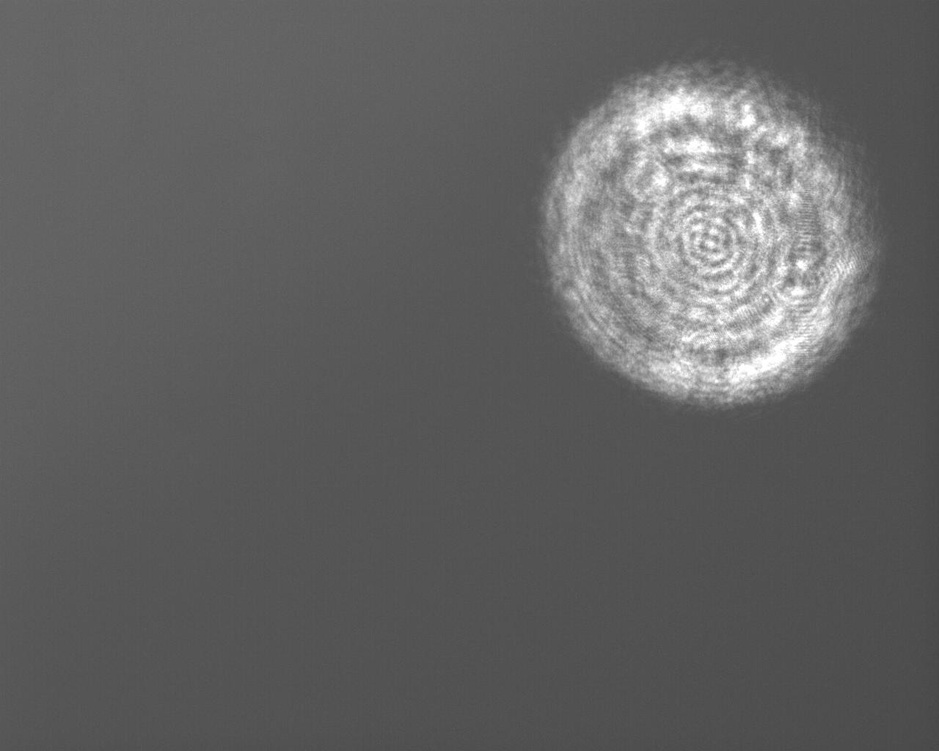
#> input picture data/Z000.jpg, 939 x 751 px, shrunk from 1280 x 1024 before the run
$ python -i mcode.py   (imports and definitions only)
#> lines starting #> are read from the running program, lines starting #| are printed output that depends on the picture; after the words box and inside, x2 and y2 are one past the last pixel; in counts of white or black regions, pixels touching at a corner belong together
import cv2 as cv
import functools
from matplotlib import pyplot as p, cm, colors
import time
import numpy as np
from numpy import *
from PIL import Image
from matplotlib import pyplot as plt
import os
from scipy import optimize
import xlwt


# 第2次程序
# ----上面中心坐标不对，hough单独的程序坐标是对的，所以中心坐标程序用hough的，后面光强值用原图取。-------

def Nihe(name):
    # 2.灰度化、中值滤波、边缘检测
#> called with name = 'data/Z000.jpg'
    img = cv.imread(name)  # 读取图片，灰度化
#> img is the input picture: shape (751, 939, 3); min 69, max 255, mean 97.8
    gray = cv.cvtColor(img, cv.COLOR_BGR2GRAY)
    img = cv.blur(img, (5, 5))  # 均值模糊，滤波作用
    double__otsu_threshold, src = cv.threshold(gray, 100, 255, cv.THRESH_BINARY + cv.THRESH_OTSU)  # 阈值化处理
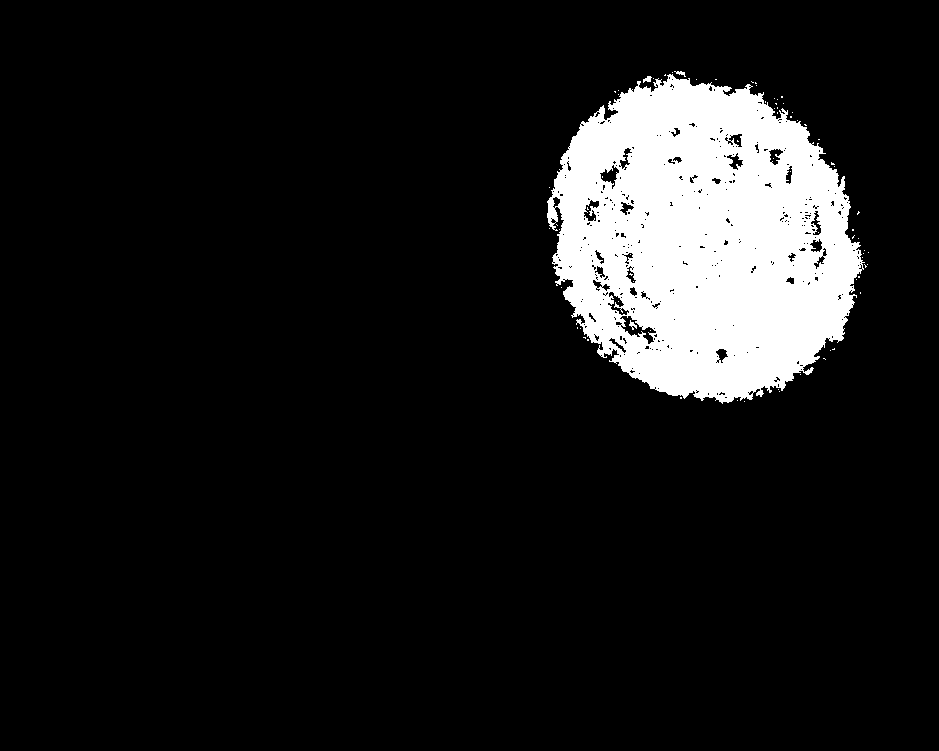
#> src: shape (751, 939); 10.4% white; 73 white regions (69 under 20 px), largest, box (x1, y1, x2, y2) and area: (547, 74, 865, 404) 73224, (643, 76, 652, 83) 38, (629, 320, 637, 330) 36, (674, 71, 686, 77) 32
#> double__otsu_threshold = 133
    edges = cv.Canny(src, 0, 255)
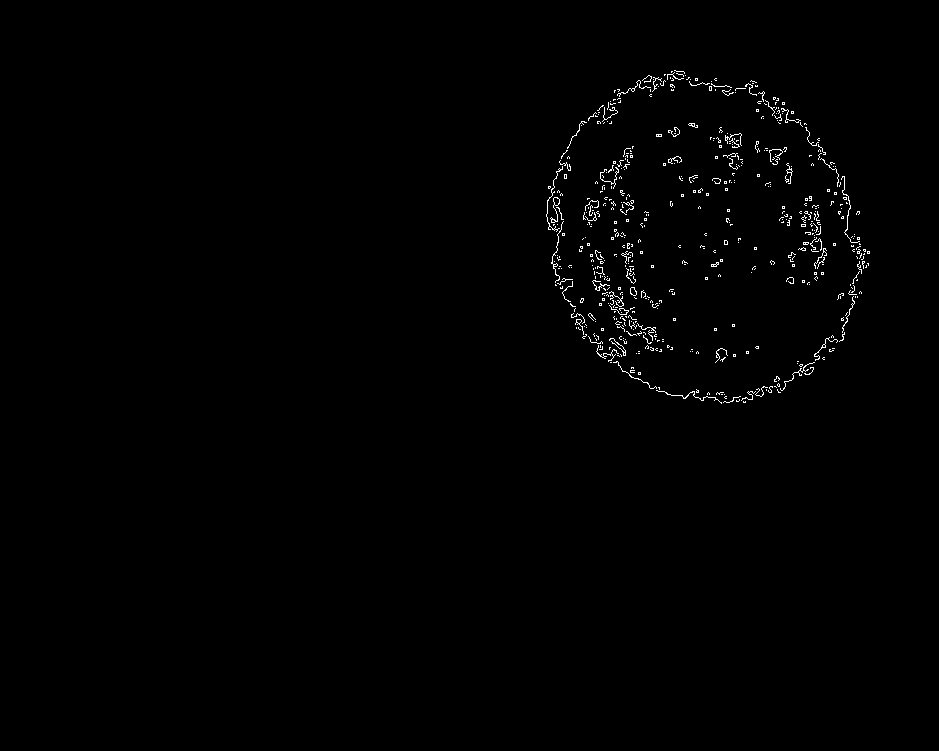
#> edges: shape (751, 939); 0.73% white in thin lines or dots, all inside (x1, y1, x2, y2) = (546, 70, 870, 404)

    # 3.获取中心坐标
    x = []
    y = []
    for i in range(len(edges)):
        for j in range(len(edges[0])):
            if edges[i][j] != 0:
                x.append(i)
                y.append(j)
#> after the loop, x = 5126 values from 70 to 403; y = 5126 values, max 869 at index 2881, min 546 at index 2181, mean 693.7
    basename = 'arc'

    # 质心坐标
    x_m = mean(x)
#> x_m = 235
    y_m = mean(y)
#> y_m = 693.7
    def countcalls(fn):
        "decorator function count function calls "

        @functools.wraps(fn)
        def wrapped(*args):
            wrapped.ncalls += 1
            return fn(*args)

        wrapped.ncalls = 0
        return wrapped

    def calc_R(xc, yc):

        return sqrt((x - xc) ** 2 + (y - yc) ** 2)

    @countcalls
    def f_2(c):
        Ri = calc_R(*c)
        return Ri - Ri.mean()
    # 圆心估计
    center_estimate = x_m, y_m
#> center_estimate = (235, 693.7)
    center_2, _ = optimize.leastsq(f_2, center_estimate)
#> in f_2, `Ri = calc_R(*c)`: Ri = 5126 values, max 182 at index 4318, min 10.38 at index 2563, mean 124.9
#> center_2 = [242.1, 707.6]
    xc_2, yc_2 = center_2
#> xc_2 = 242.1; yc_2 = 707.6
    Ri_2 = calc_R(xc_2, yc_2)
#> Ri_2 = 5126 values, max 178.6 at index 303, min 5.26 at index 2758, mean 126.3
    # 拟合圆的半径
    R_2 = Ri_2.mean()
#> R_2 = 126.3
    residu_2 = sum((Ri_2 - R_2) ** 2)
#> residu_2 = 5872683.2
    residu2_2 = sum((Ri_2 ** 2 - R_2 ** 2) ** 2)
#> residu2_2 = 3.16e+11
    ncalls_2 = f_2.ncalls
#> ncalls_2 = 24

    # 4.输出中心坐标
    # print(xc_2, yc_2)  # 中心坐标，输出的顺序是y,x

    # 5.输入中心点坐标，并显示中心点的像素值
    # xx = int(yc_2)  # x,y转换中心坐标对了
    # yy = int(xc_2)
    xx = yc_2      # x,y转换中心坐标对了
#> xx = 707.6
    yy = xc_2
#> yy = 242.1
    # [14 lines of commented-out code are left out]
    cy, cx, r = yy, xx, 5
#> cy = 242.1; cx = 707.6; r = 5
    # Create a grid of indices
    y, x = np.ogrid[:img.shape[0], :img.shape[1]]
#> y = 751 values from 0 to 750
    # Create a mask where the condition is True
    mask = ((y - cy) ** 2 + (x - cx) ** 2) <= r ** 2
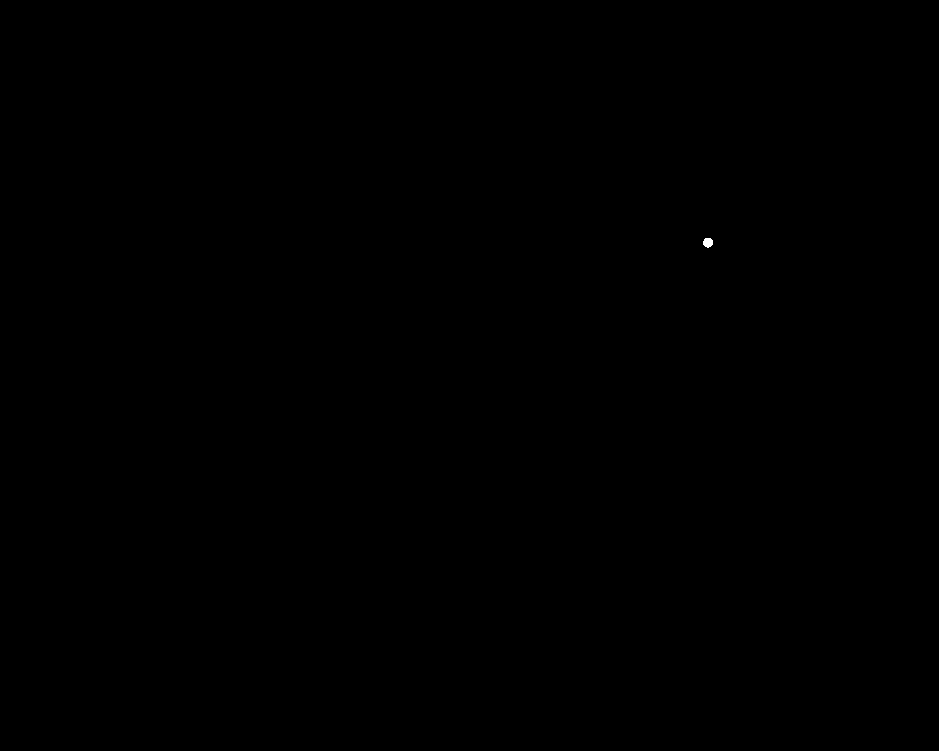
#> mask: shape (751, 939) bool; 0.01% white; 1 white region, box (x1, y1, x2, y2) and area: (703, 238, 713, 248) 79
    # Apply the mask to the image
    roi = img[mask]
#> roi = 79 rows, first 8: [178, 178, 178], [178, 178, 178], [180, 180, 180], [182, 182, 182], [184, 184, 184], [182, 182, 182], [182, 182, 182], [185, 185, 185]
    return np.mean(roi)

>>> result = Nihe('data/Z000.jpg')
#> result = 203.6

$ run again, on data/Z001.jpg
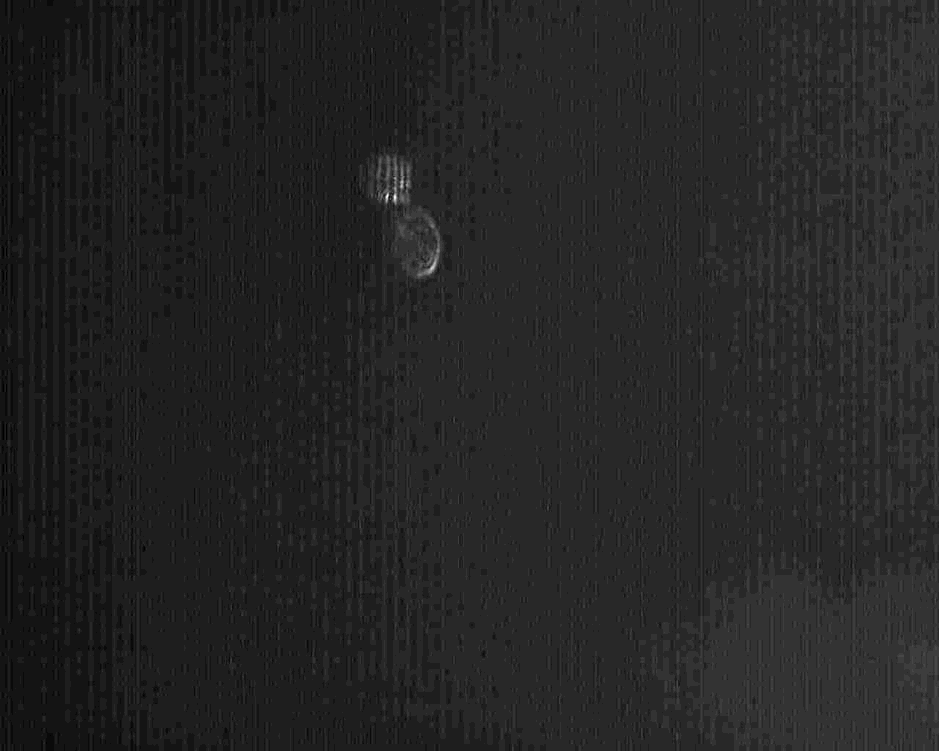
#> input picture data/Z001.jpg, 939 x 751 px, shrunk from 1280 x 1024 before the run
#> in Nihe, img is the input picture: shape (751, 939, 3); min 3, max 28, mean 6.6
#> in Nihe, `double__otsu_threshold, src = cv.threshold(gray, 100, 255, cv.THRESH_B..`:
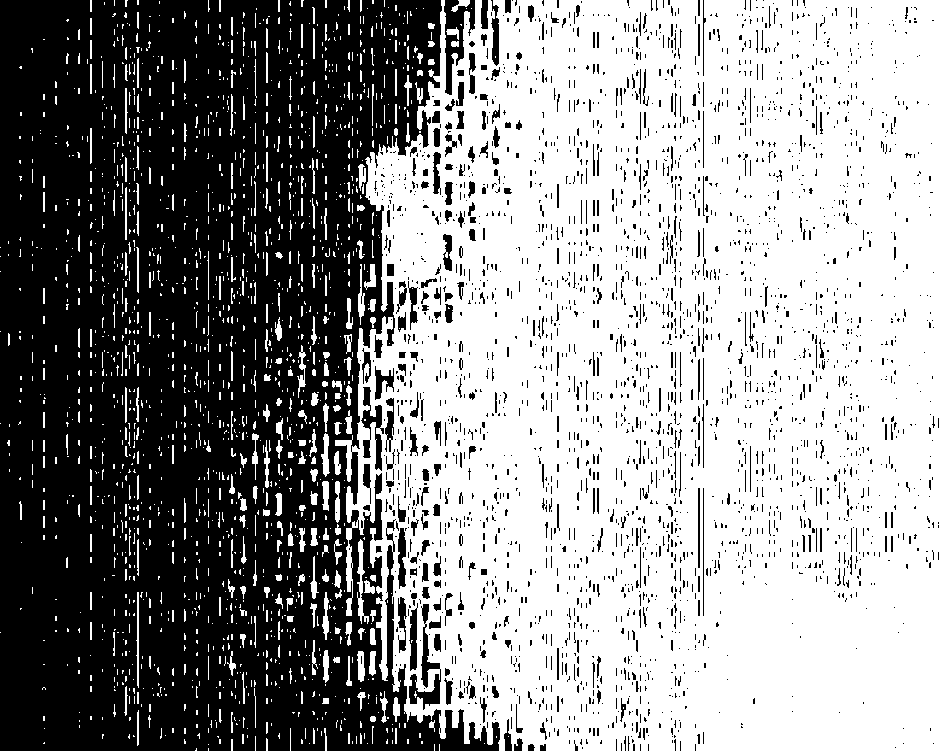
#> src: shape (751, 939); 57% white; 2663 black regions (2333 under 20 px), largest, box (x1, y1, x2, y2) and area: (0, 0, 500, 751) 269370, (444, 0, 475, 95) 1285, (409, 604, 441, 710) 1048
#> double__otsu_threshold = 6
#> in Nihe, `edges = cv.Canny(src, 0, 255)`:
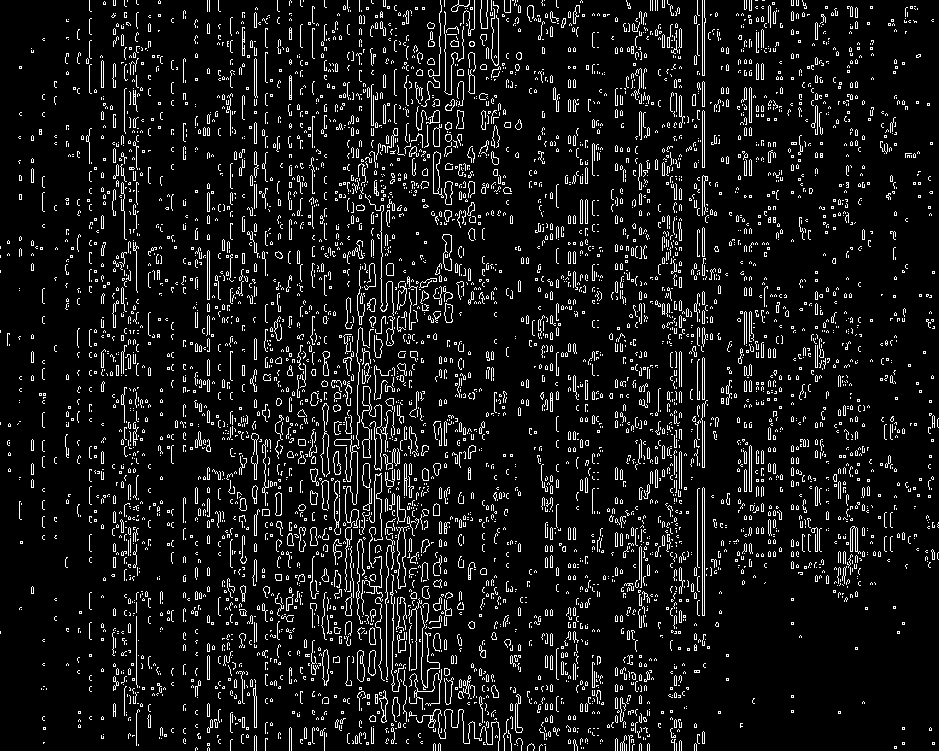
#> edges: shape (751, 939); 8.6% white in thin lines or dots
#> after the loop in Nihe, `for i in range(len(edges)):`: x = 60777 items
#> x_m = 370
#> y_m = 464.1
#> center_estimate = (370, 464.1)
#> center_2 = [359.6, 486.6]
#> xc_2 = 359.6; yc_2 = 486.6
#> R_2 = 288.2
#> residu_2 = 709119547.8
#> residu2_2 = 2.44e+14
#> ncalls_2 = 24
#> xx = 486.6
#> yy = 359.6
#> cx = 486.6; r = 5
#> mask: shape (751, 939) bool; 0.01% white; 1 white region, box (x1, y1, x2, y2) and area: (482, 355, 492, 365) 80
#> roi = 80 rows, first 8: [7, 7, 7], [7, 7, 7], [7, 7, 7], [7, 7, 7], [7, 7, 7], [7, 7, 7], [7, 7, 7], [7, 7, 7]
#> result = 7
